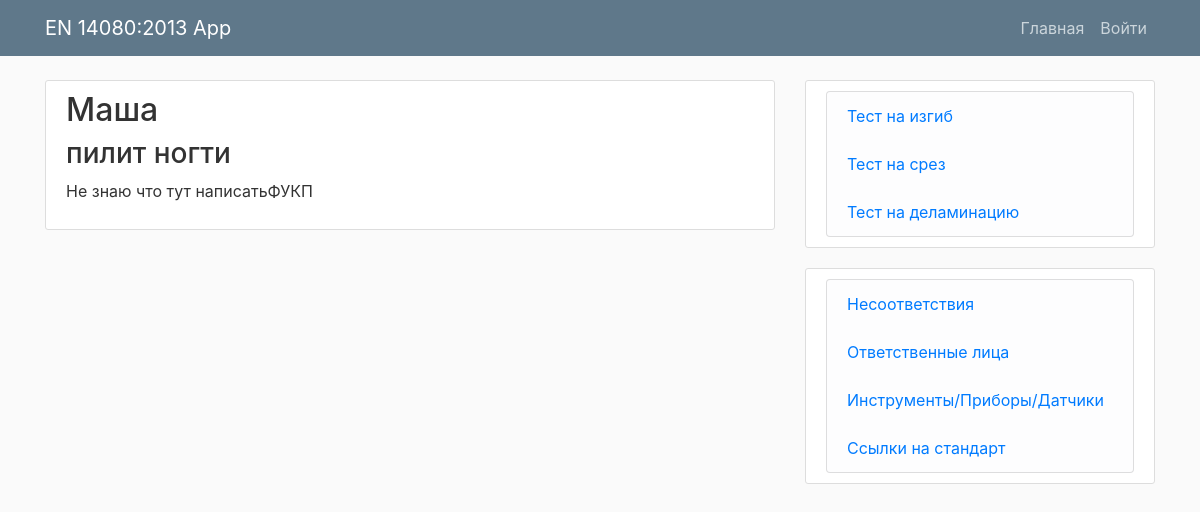
/person/detail/1, run on the app's committed database.
### mainApp/models.py (models this page shows, shortened)
class Person(models.Model):
	name = models.CharField(max_length=100)
	position = models.CharField(max_length=100)
	training_date = models.DateField()
	next_training_date = models.DateField()
	comment = models.TextField(null=True)

### mainApp/views.py (the view)
# urls.py: path('person/detail/<int:pk>', PersonDetailView.as_view(), name='person'),
class PersonDetailView(DetailView):
	model = Person

### mainApp/templates/mainApp/person_detail.html (shortened to what this page needs)
{% extends "mainApp/today.html" %}
{% load crispy_forms_tags %}
{% load bootstrap4 %}
{% block content %}
  <div class="media-body content-section tabletoday">
    <h2 class="article-title">{{ object.name }}</h2>
    <h3 class="article-title">{{ object.position }}</h3>
    <p class="article-content">{{ object.comment }}</p>
  </div>
{% endblock content %}

### mainApp/static/mainApp/main.css (style rules this page uses)
.content-section { background: #ffffff; padding: 10px 20px; border: 1px solid #dddddd; border-radius: 3px; margin-bottom: 20px; }
body { background: #fafafa; color: #333333; margin-top: 5rem; }

### data on the page
Person: name "Маша", position "пилит ногти", comment "Не знаю что тут написатьФУКП"
